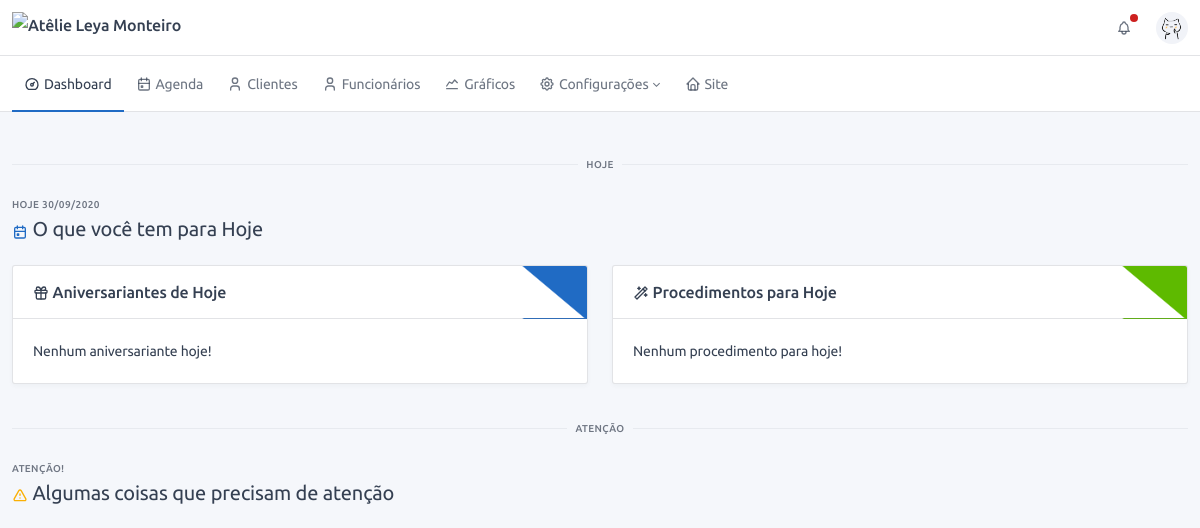
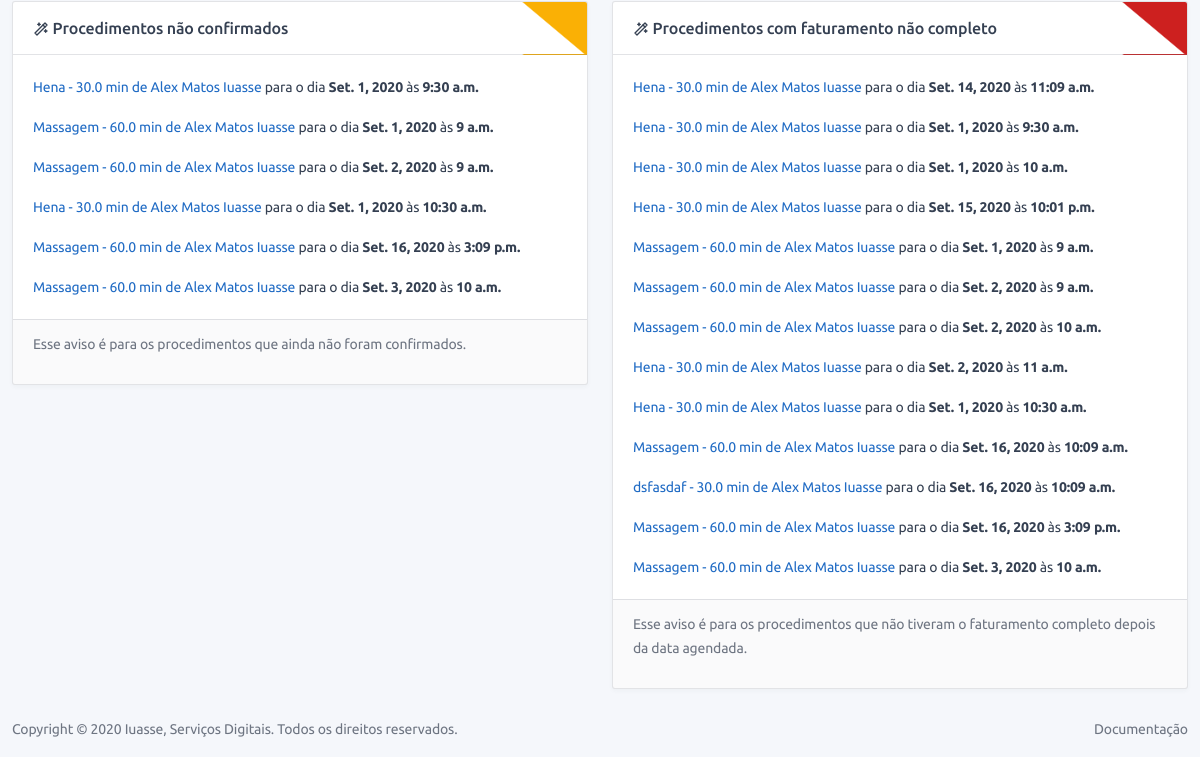
The page /dashboard/ (signed in) on the database as committed earlier (2 pictures, top to bottom).
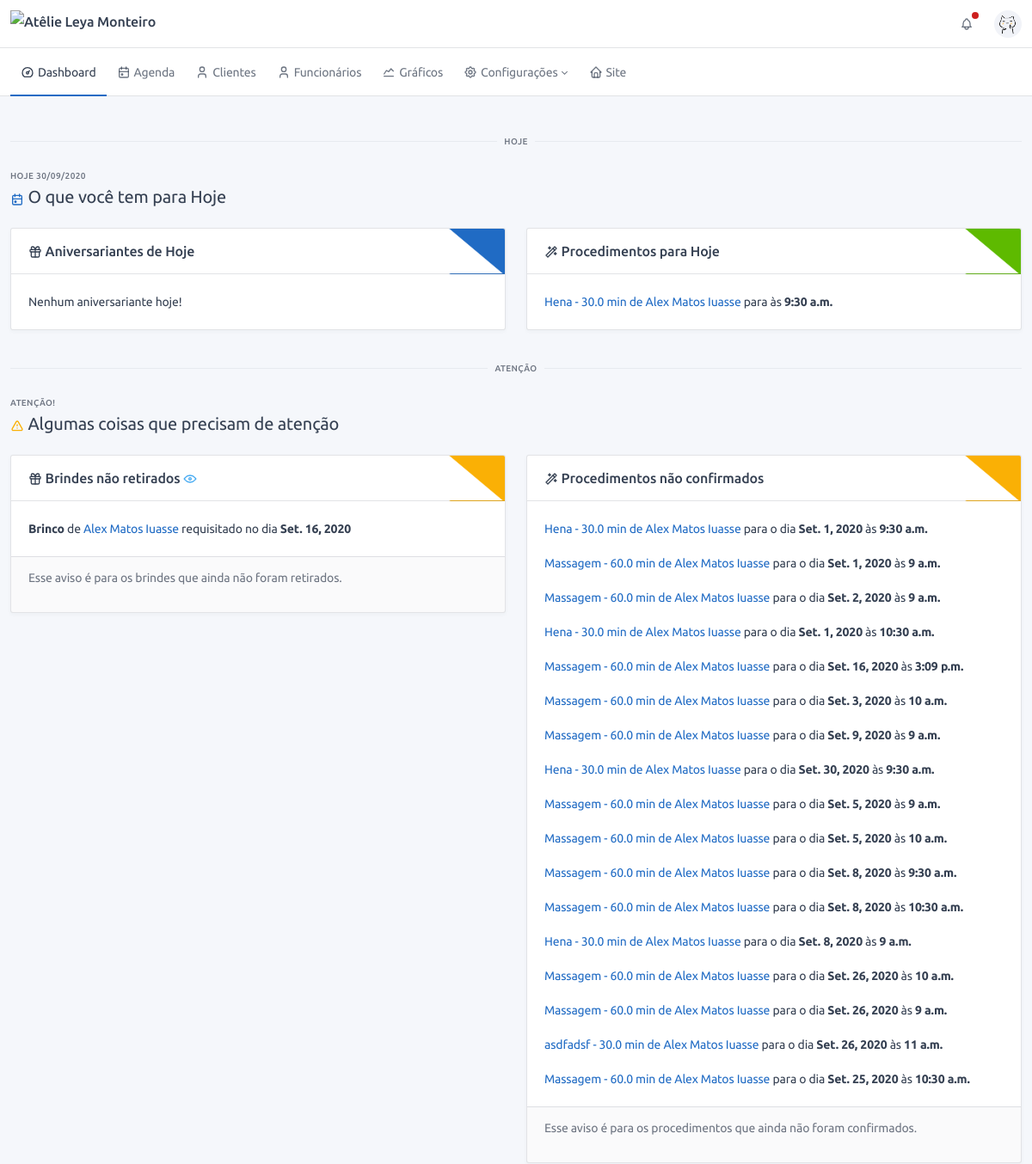
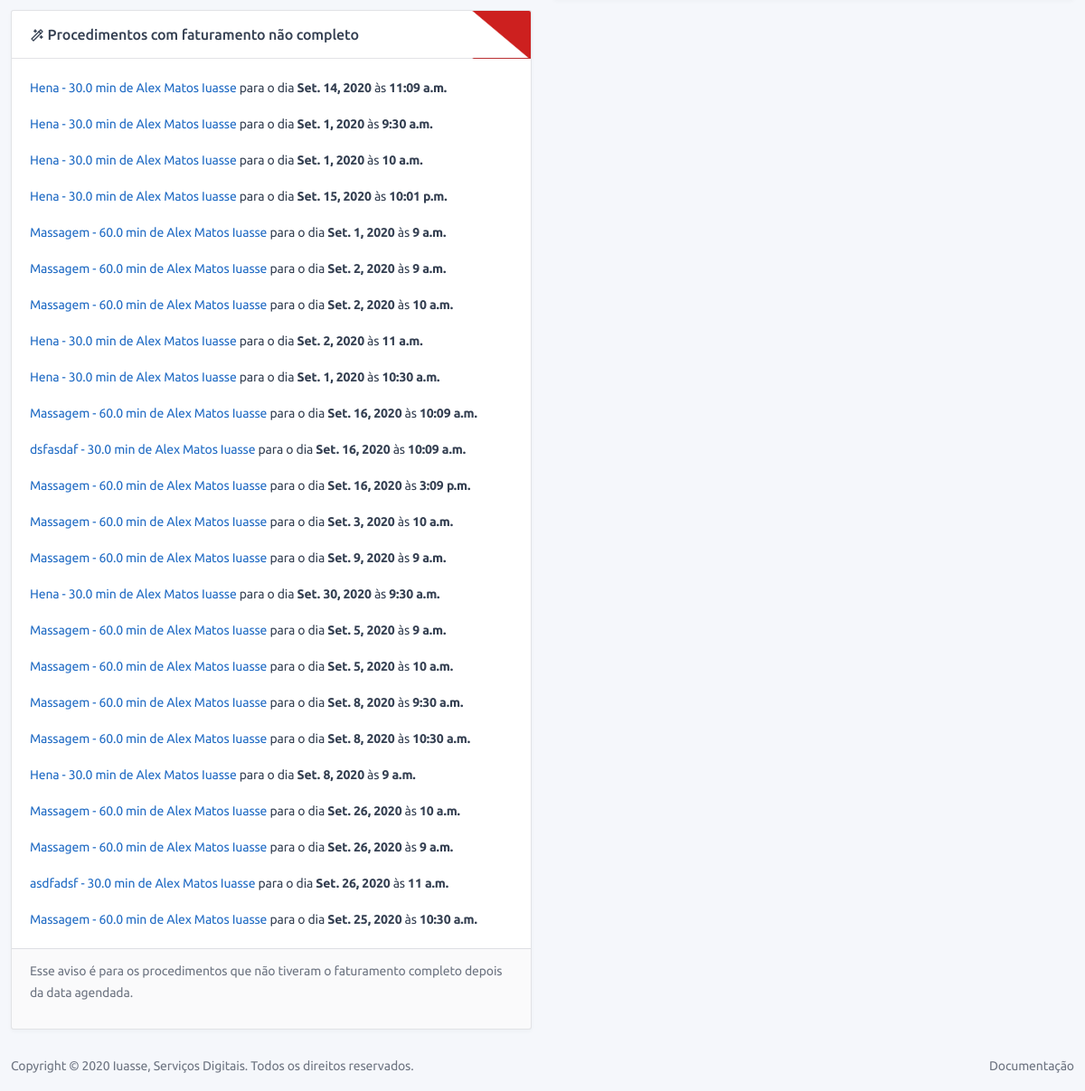
The same page on the database as committed later (2 pictures, top to bottom).
### service/models.py (models this page shows, shortened)
class OrderOfService(BaseModel):
    type_of_service = models.ForeignKey("config.TypeOfService", verbose_name="Procedimento", on_delete=models.SET_NULL,
                                        null=True)
    status = models.ForeignKey("config.StatusService", verbose_name="Status", on_delete=models.PROTECT)
    finished = models.BooleanField("finalizado", default=False)
    counted = models.BooleanField("contabilizado", default=False, help_text="Procedimento já foi contabilizado?")
    confirmed = models.BooleanField("confirmado", default=False, help_text="Procedimento foi confirmado?")
    canceled = models.BooleanField("cancelado", default=False, help_text="Procedimento foi cancelado?")
    date = models.DateField("Data", default=timezone.localtime(timezone.now()))
    time = models.TimeField("Hora", default=timezone.localtime(timezone.now()))
    observation = models.TextField("observação", blank=True)
    customer = models.ForeignKey(User, verbose_name="Cliente", on_delete=models.CASCADE, blank=True, null=True)
    def get_absolute_url(self):
        return reverse(self.get_reverse_profile, kwargs={'cpk': self.customer.pk, 'pk': self.pk})
    def get_full_name(self):
        return f"{self.type_of_service} de {self.customer.profile.get_full_name()}"
    def is_invoice_not_completed(self):
        return self.invoice.type_of_payment is None

### config/models.py (models this page shows, shortened)
class BaseConfigModel(BaseModel):
    name = models.CharField("nome", max_length=128)
    def __str__(self):
        return self.name
    class Meta:
        abstract = True

class TypeOfService(BaseConfigModel):
    contextual = models.CharField("cor", default="#ffffff", max_length=7,
                                  help_text="Escolha uma cor para representar esse procedimento!")
    time = models.FloatField("tempo", default=30, help_text="Coloque o tempo em minutos, ex.: 1hr = 60min")
    value = models.DecimalField("Valor", max_digits=11, decimal_places=2, default=0,
                                help_text="Valor do procedimento, ele será usado para auto preenchimento de alguns "
                                          "campos!")
    rewarded_points = models.IntegerField("pontos ganhos", default=0)
    description = models.TextField("Descrição", blank=True, help_text="Usado no site para descrever o procedimento")
    image = models.ImageField("Foto", upload_to='images/', help_text="Foto representando o procedimento.",
                              blank=True, null=True)
    def __str__(self):
        return f"{self.name} - {self.time} min"

class Reward(BaseConfigModel):
    contextual = models.CharField("cor", default="#ffffff", max_length=7,
                                  help_text="Escolha uma cor para representar esse brinde!")
    quantity_in_points = models.IntegerField("quantidade de pontos", default=1)
    available = models.BooleanField("Disponível", default=True)
    description = models.TextField("Descrição", blank=True, help_text="Usado no site para descrever o brinde")
    image = models.ImageField("Foto", upload_to='images/', help_text="Foto representando o brinde.",
                              blank=True, null=True)

### users/models.py (models this page shows, shortened)
class Profile(BaseModel):
    name = models.CharField("nome completo", max_length=150)
    birth_date = models.DateField('data de nascimento', blank=True, null=True, help_text="Informe uma data válida!")
    whatsapp = models.CharField('whatsapp', max_length=16, help_text="Esse será o número usado para contato!")
    total_of_points = models.IntegerField(default=0, verbose_name='Total de pontos')
    user = models.OneToOneField(User, on_delete=models.CASCADE)
    def get_full_name(self):
        return self.name
    def get_absolute_url(self):
        return reverse('users:admin:profile', kwargs={'pk': self.pk})

class RewardRetrieved(BaseModel):
    reward = models.ForeignKey("config.Reward", on_delete=models.PROTECT, verbose_name="Brinde")
    points = models.IntegerField("Pontos", default=0)
    quantity = models.IntegerField("Quantidade", default=1)
    date = models.DateField("Data", default=timezone.localtime(timezone.now()))
    retrieved = models.BooleanField("Resgatado", default=False, help_text="Esse brinde já foi resgatado?")
    customer = models.ForeignKey(User, on_delete=models.CASCADE, verbose_name="Cliente")

### frontend/views.py (the view)
# urls.py: path('dashboard/', dashboard, name='dashboard'),
@login_required
@staff_member_required()
@require_http_methods(["GET"])
def dashboard(request):
    return render(request, 'dashboard.html', context_dashboard())

### base/models.py (called while the page is built)
    @property
    def get_reverse_profile(self):
        return '{}:{}:profile'.format(self._meta.app_label, self._meta.model_name)

### frontend/templates/dashboard.html (shortened to what the changed rows need)
{% extends 'base.html' %}
{% load static %}
{% block content %}
<div class="container-xl">
    <div class="page-header">
        <div class="row align-items-center">
            <div class="col-auto">
                <h2 class="page-title">
                    <span class="text-primary">{{today.title.icon|safe}}</span>
                    {{today.title.text}}
                </h2>
            </div>
        </div>
    </div>
    <div class="row">
        <div class="col-lg-6 col-md-12">
            <div class="card">
                <div class="card-body">
                    {% if services_today.data %}
                    {% for obj in services_today.data %}
                    <p>
                        <a href="{{obj.get_absolute_url}}" target="_blank">
                            {{obj.get_full_name}}
                        </a>
                        para às <span class="font-weight-bold">{{obj.time}}</span>
                    </p>
                    {% endfor %}
                    {% else %}
                    <p>Nenhum procedimento para hoje!</p>
                    {% endif %}
                </div>
            </div>
        </div>
    </div>
</div>
<div class="container-xl dashboard">
    <div class="page-header">
        <div class="row align-items-center">
            <div class="col-auto">
                <h2 class="page-title">
                    <span class="text-warning">{{atention.title.icon|safe}}</span>
                    {{atention.title.text}}
                </h2>
            </div>
        </div>
    </div>
    <div class="row">
        {% if rewards_not_retrieved.data %}
        <div class="col-lg-6 col-md-12">
            <div class="card">
                <div class="card-header bg-triangle-top-warning">
                    <div class="card-title">
                        {{rewards_not_retrieved.title.icon|safe}}
                        {{rewards_not_retrieved.title.text}}
                        <a class="ml-auto text-info" data-toggle="tooltip" href="{% url 'users:rewardretrieved:list' %}"
                           target="_blank" title={{TOOLTIP_SEE_ALL}}>
                            {{ICON_EYE|safe}}
                        </a>
                    </div>
                </div>
                <div class="card-body">
                    {% for obj in rewards_not_retrieved.data %}
                    <p>
                        <span class="font-weight-bold">{{obj.reward}}</span> de
                        <a href="{{obj.customer.profile.get_absolute_url}}" target="_blank">
                            {{obj.customer.profile.get_full_name}}
                        </a>
                        requisitado no dia <span class="font-weight-bold">{{obj.date}}</span>
                    </p>
                    {% endfor %}
                </div>
                <div class="card-footer">
                    <p>Esse aviso é para os brindes que ainda não foram retirados.</p>
                </div>
            </div>
        </div>
        {% endif %}
        {% if services_not_confirmed.data %}
        <div class="col-lg-6 col-md-12">
            <div class="card">
                <div class="card-body">
                    {% for obj in services_not_confirmed.data %}
                    <p>
                        <a href="{{obj.get_absolute_url}}" target="_blank">
                            {{obj.get_full_name}}
                        </a>
                        para o dia <span class="font-weight-bold">{{obj.date}}</span>
                        às <span class="font-weight-bold">{{obj.time}}</span>
                    </p>
                    {% endfor %}
                </div>
            </div>
        </div>
        {% endif %}
        {% if services_invoice_not_completed.data %}
        <div class="col-lg-6 col-md-12">
            <div class="card">
                <div class="card-body">
                    {% for obj in services_invoice_not_completed.data %}
                    <p>
                        <a href="{{obj.get_absolute_url}}" target="_blank">
                            {{obj.get_full_name}}
                        </a>
                        para o dia <span class="font-weight-bold">{{obj.date}}</span>
                        às <span class="font-weight-bold">{{obj.time}}</span>
                    </p>
                    {% endfor %}
                </div>
            </div>
        </div>
        {% endif %}
    </div>
</div>
{% endblock %}

Rows that differ between the two databases and show on the page:
added OrderOfService: get_full_name "Hena - 30.0 min de Alex Matos Iuasse", time "9:30 a.m.", date "Set. 30, 2020"
added RewardRetrieved: reward "Brinco", customer.profile.get_full_name "Alex Matos Iuasse", date "Set. 16, 2020"
added OrderOfService: get_full_name "Massagem - 60.0 min de Alex Matos Iuasse", date "Set. 9, 2020", time "9 a.m."
added OrderOfService: get_full_name "Massagem - 60.0 min de Alex Matos Iuasse", date "Set. 5, 2020", time "9 a.m."
added OrderOfService: get_full_name "Massagem - 60.0 min de Alex Matos Iuasse", date "Set. 5, 2020", time "10 a.m."
added OrderOfService: get_full_name "Massagem - 60.0 min de Alex Matos Iuasse", date "Set. 8, 2020", time "9:30 a.m."
added OrderOfService: get_full_name "Massagem - 60.0 min de Alex Matos Iuasse", date "Set. 8, 2020", time "10:30 a.m."
added OrderOfService: get_full_name "Hena - 30.0 min de Alex Matos Iuasse", date "Set. 8, 2020", time "9 a.m."
added OrderOfService: get_full_name "Massagem - 60.0 min de Alex Matos Iuasse", date "Set. 26, 2020", time "10 a.m."
added OrderOfService: get_full_name "Massagem - 60.0 min de Alex Matos Iuasse", date "Set. 26, 2020", time "9 a.m."
added OrderOfService: get_full_name "asdfadsf - 30.0 min de Alex Matos Iuasse", date "Set. 26, 2020", time "11 a.m."
added OrderOfService: get_full_name "Massagem - 60.0 min de Alex Matos Iuasse", date "Set. 25, 2020", time "10:30 a.m."
Other text that changed with them:
{{ rewards_not_retrieved.title.text }}: (not shown) → "Brindes não retirados"
text no longer shown: "Nenhum procedimento para hoje!"
text now shown: "Esse aviso é para os brindes que ainda não foram retirados."
